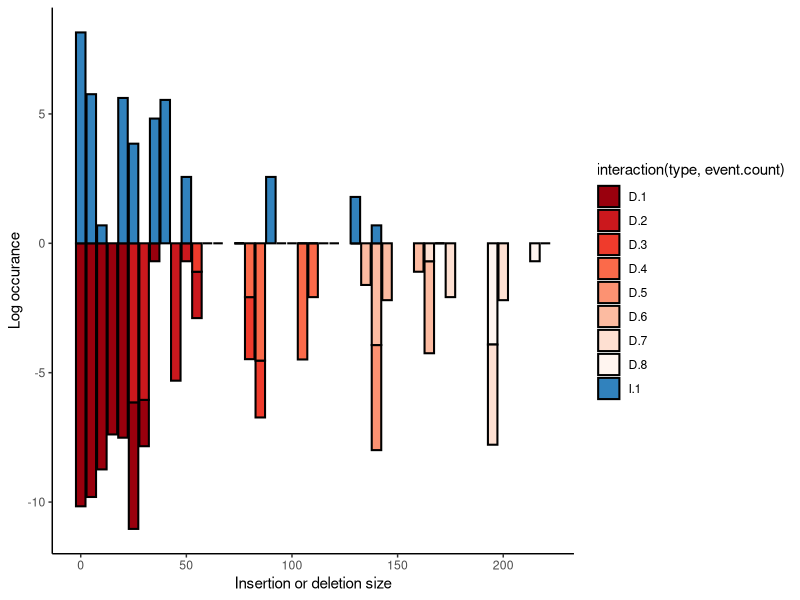
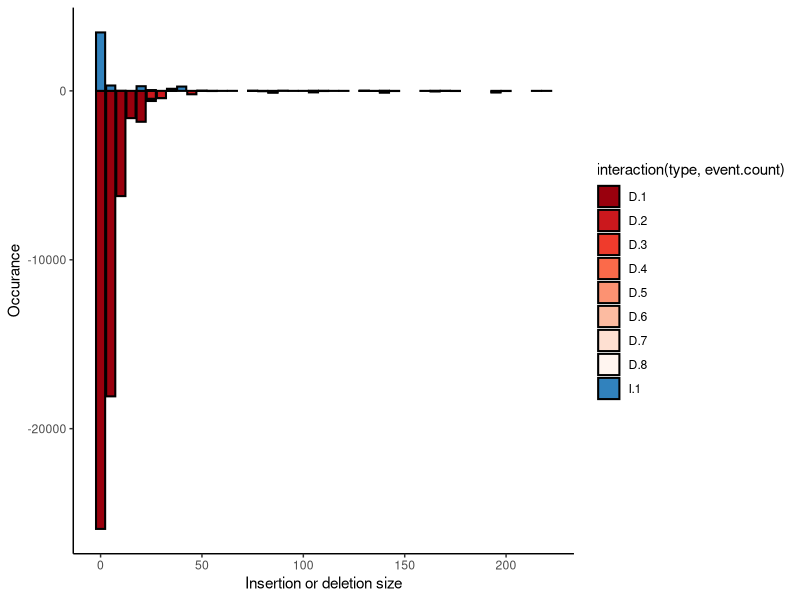

R code for these plots, in order:
# make the deletion and insertion size plots for the t1high (V1) data
library(ggplot2)
library(reshape2)
library(data.table)
library(RColorBrewer)

events <- read.delim("event_histogram_r50high.txt")

blues <- rev(RColorBrewer::brewer.pal(3, "Blues"))
reds <- rev(RColorBrewer::brewer.pal(8, "Reds"))

events <- events[events$event.count < 10,]

glog = ggplot() + 
  geom_bar(data=events[events$type == "D",], aes(x=bin, y=-1.0 * log(-1.0 * count), fill=interaction(type,event.count)),size=0.7,col="black", stat="identity", position="stack") + 
  geom_bar(data=events[events$type == "I",], aes(x=bin, y=log(count), fill=interaction(type,event.count)),size=0.7,col="black", stat="identity", position="stack") + 
  theme_classic() +
  scale_fill_manual(values = c(reds,blues)) + 
  ylab("Log occurance") + 
  xlab("Insertion or deletion size")
ggsave(glog,file="log_edit_sizes_r50high.pdf",width=15,height=6)

gnorm = ggplot() + 
  geom_bar(data=events[events$type == "D",], aes(x=bin, y=count, fill=interaction(type,event.count)),size=0.7, col="black", stat="identity", position="stack") + 
  geom_bar(data=events[events$type == "I",], aes(x=bin, y=count, fill=interaction(type,event.count)),size=0.7, col="black", stat="identity", position="stack") + 
  theme_classic() +
  scale_fill_manual(values = c(reds,blues)) + 
  ylab("Occurance") + 
  xlab("Insertion or deletion size")
ggsave(gnorm,file="nonlog_edit_sizes_r50high.pdf",width=15,height=6)

